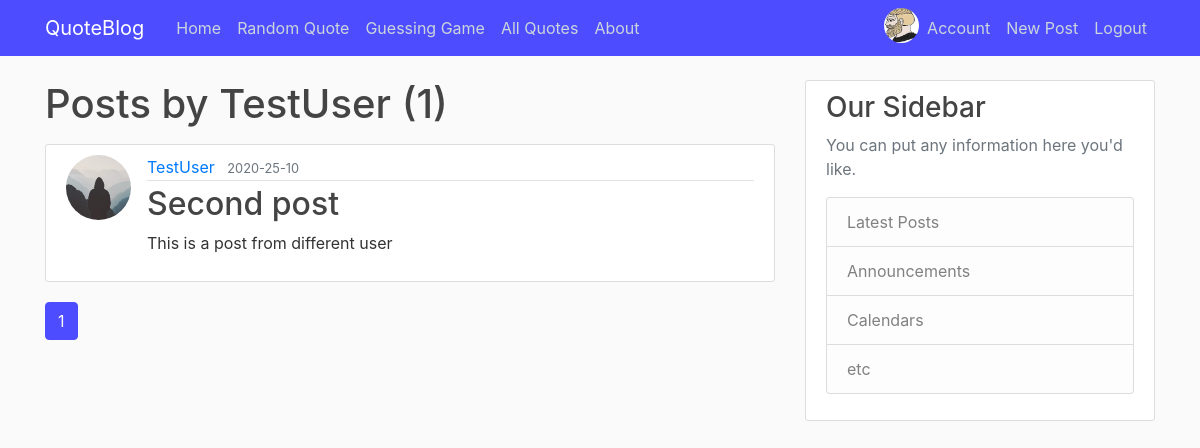
Screenshot of /user/TestUser (signed in) with the database file from the repository.
### quoteblog/models.py (models this page shows, shortened)
class User(db.Model, UserMixin):
    id = db.Column(db.Integer, primary_key=True)
    username = db.Column(db.String(20), unique=True, nullable=False)
    email = db.Column(db.String(120), unique=True, nullable=False)
    image_file = db.Column(db.String(20), nullable=False, default='default.jpg')
    password = db.Column(db.String(60), nullable=False)
    posts = db.relationship('Post', backref='author', lazy=True)

class Post(db.Model):
    id = db.Column(db.Integer, primary_key=True)
    title =  db.Column(db.String(100), nullable=False)
    date_posted = db.Column(db.DateTime, nullable=False, default=datetime.utcnow)
    content = db.Column(db.Text, nullable=False)
    user_id = db.Column(db.Integer, db.ForeignKey('user.id'), nullable=False)

### quoteblog/users/routes.py (the view)
@users.route("/user/<string:username>")
def user_posts(username):
    page = request.args.get('page', 1, type=int)
    user = User.query.filter_by(username=username).first_or_404()
    posts = Post.query.filter_by(author=user)\
            .order_by(Post.date_posted.desc())\
            .paginate(page=page, per_page=1)
    return render_template('user_posts.html', posts=posts, user=user)

### quoteblog/models.py (called while the page is built)
@login_manager.user_loader
def load_user(user_id):
    return User.query.get(int(user_id))

### quoteblog/templates/user_posts.html
{% extends "layout.html" %}
{% block content %}
    <h1 class="mb-3">Posts by {{ user.username }} ({{ posts.total }})</h1>
    {% for post in posts.items %}
        <article class="media content-section">
          <img class="rounded-circle article-img" src="{{ url_for('static', filename='profile_pics/' + post.author.image_file) }}">
          <div class="media-body">
            <div class="article-metadata">
              <a class="mr-2" href="{{ url_for('users.user_posts', username=post.author.username) }}">{{ post.author.username }}</a>
              <small class="text-muted">{{ post.date_posted.strftime('%Y-%M-%d') }}</small>
            </div>
            <h2><a class="article-title" href="{{ url_for('posts.post', post_id=post.id) }}">{{ post.title }}</a></h2>
            <p class="article-content">{{ post.content }}</p>
          </div>
        </article>
    {% endfor %}
    {% for page_num in posts.iter_pages(left_edge=1, right_edge=1, left_current=1, right_current=2) %}
        {% if page_num %}
          {% if posts.page == page_num %}
            <a class="btn btn-info mb-4" href="{{ url_for('users.user_posts', username=user.username, page=page_num) }}">{{ page_num }}</a>
          {% else %}
            <a class="btn btn-outline-info mb-4" href="{{ url_for('users.user_posts', username=user.username, page=page_num) }}">{{ page_num }}</a>
          {% endif %}
        {% else %}
          ...
        {% endif %}
    {% endfor %}
{% endblock content %}

### quoteblog/templates/layout.html (shortened to what this page needs)
<!doctype html>
<html lang="en">
  <head>
    <link rel="stylesheet" href="https://stackpath.bootstrapcdn.com/bootstrap/4.3.1/css/bootstrap.min.css">
    <link rel="stylesheet" type="text/css" href="{{ url_for('static', filename='main.css') }}">
</head>
<body>
    <header class="site-header">
        <nav class="navbar navbar-expand-md navbar-dark bg-steel fixed-top">
          <div class="container">
            <a class="navbar-brand mr-4" href="/">QuoteBlog</a>
            <div class="collapse navbar-collapse" id="navbarToggle">
              <div class="navbar-nav mr-auto">
                <a class="nav-item nav-link" href="{{ url_for('main.home') }}">Home</a>
                <a class="nav-item nav-link" href="{{ url_for('quotes.random_pick') }}">Random Quote</a>
                <a class="nav-item nav-link" href="{{ url_for('quotes.guess') }}">Guessing Game</a>
                <a class="nav-item nav-link" href="{{ url_for('quotes.allquotes') }}">All Quotes</a>
                <a class="nav-item nav-link" href="{{ url_for('main.about') }}">About</a>
              </div>
              <div class="navbar-nav">
                {% if current_user.is_authenticated %}
                <a href="{{ url_for('users.account') }}"><img class="rounded-circle account-img-nav" src="{{ url_for('static', filename='profile_pics/' + current_user.image_file) }}"></a>
                  <a class="nav-item nav-link" href="{{ url_for('users.account') }}">Account</a>
                  <a class="nav-item nav-link" href="{{ url_for('posts.new_post') }}">New Post</a>
                  <a class="nav-item nav-link" href="{{ url_for('users.logout') }}">Logout</a>
                {% else %}
                  <a class="nav-item nav-link" href="{{ url_for('users.login') }}">Login</a>
                  <a class="nav-item nav-link" href="{{ url_for('users.register') }}">Register</a>
                {% endif %}
              </div>
            </div>
          </div>
        </nav>
      </header>
      <main role="main" class="container">
        <div class="row">
          <div class="col-md-8">
            {% block content %}{% endblock %}
          </div>
          <div class="col-md-4">
            <div class="content-section">
              <h3>Our Sidebar</h3>
              <p class='text-muted'>You can put any information here you'd like.
                <ul class="list-group">
                  <li class="list-group-item list-group-item-light">Latest Posts</li>
                  <li class="list-group-item list-group-item-light">Announcements</li>
                  <li class="list-group-item list-group-item-light">Calendars</li>
                  <li class="list-group-item list-group-item-light">etc</li>
                </ul>
              </p>
            </div>
          </div>
        </div>
      </main>
</body>
</html>

### quoteblog/static/main.css (style rules this page uses)
body { background: #fafafa; color: #333333; margin-top: 5rem; }
h1, h2, h3, h4, h5, h6 { color: #444444; }
.bg-steel { background-color: #4d4dff; }
.site-header .navbar-nav .nav-link { color: #cbd5db; }
.content-section { background: #ffffff; padding: 10px 20px; border: 1px solid #dddddd; border-radius: 3px; margin-bottom: 20px; }
.article-title { color: #444444; }
.article-content { white-space: pre-line; }
.article-img { height: 65px; width: 65px; margin-right: 16px; }
.article-metadata { padding-bottom: 1px; margin-bottom: 4px; border-bottom: 1px solid #e3e3e3 }
.account-img-nav { height: 35px; width: 35px; }
.btn { border: 1px solid #4d4dff; color: #4d4dff; }
.btn:hover, .btn:active, .btn-info { background-color: #4d4dff; border: 1px solid #4d4dff; color: white; }

### rows the page displays
User: image_file (picture)
User: username "TestUser"
Post: image_file (placeholder picture), author.username "TestUser", date_posted "2020-25-10", title "Second post", content "This is a post from different user"

### other values shown
{{ posts.total }} "1"
{{ page_num }} "1"
